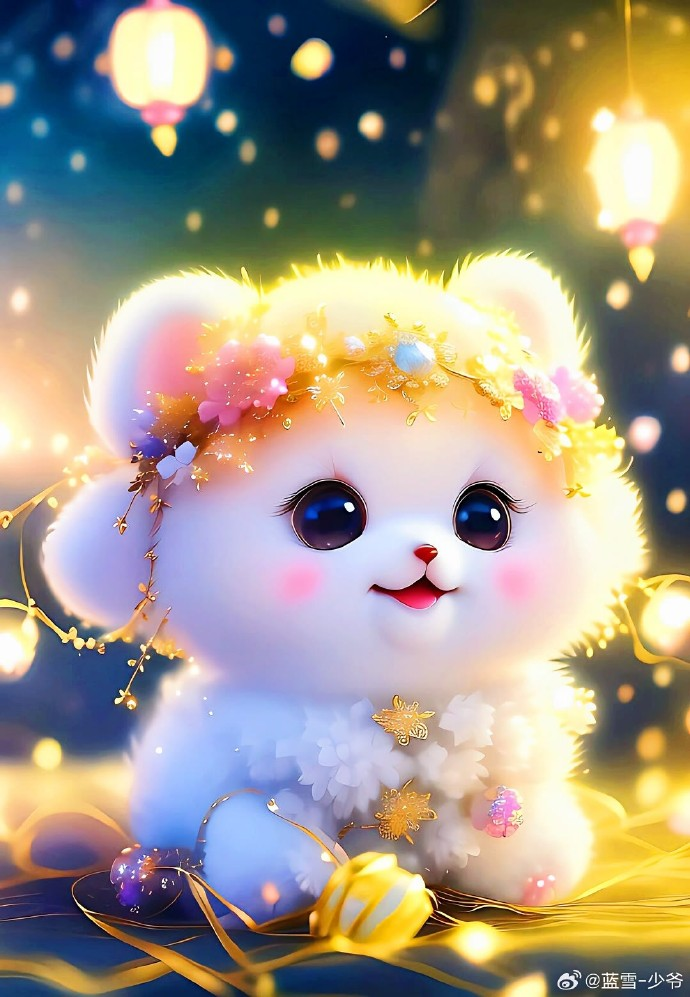
#> input picture opencv/image/images/1.jpg, 690 x 997 px, found by its file name
$ python 4.py
#> lines starting #> are read from the running program, lines starting #| are printed output that depends on the picture
import cv2

img = cv2.imread(r"/opencv/image/images/1.jpg")
#> img is the input picture: shape (997, 690, 3); mean B, G, R 136.2, 150.4, 160.2
if img is not None:
    # BGR转灰度（常用）
    gray = cv2.cvtColor(img, cv2.COLOR_BGR2GRAY)
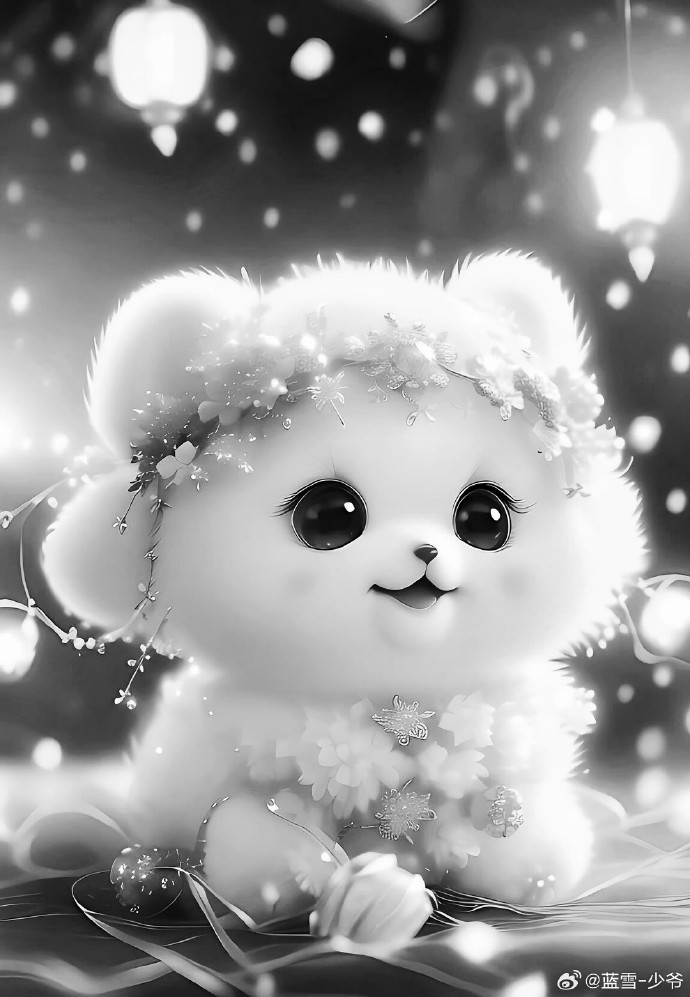
#> gray: shape (997, 690); min 0, max 255, mean 151.7

    # BGR转RGB（用于Matplotlib显示）
    rgb = cv2.cvtColor(img, cv2.COLOR_BGR2RGB)

    # BGR转HSV（适合颜色检测）
    hsv = cv2.cvtColor(img, cv2.COLOR_BGR2HSV)
#> hsv: shape (997, 690, 3); mean H, S, V 67.6, 106.5, 181.2

    # BGR转Lab（光照不变性）
    lab = cv2.cvtColor(img, cv2.COLOR_BGR2LAB)
#> lab: shape (997, 690, 3); mean of channels 0, 1, 2 158.7, 132.5, 136.1

    cv2.imshow("Gray", gray)
    cv2.imshow("RGB", rgb)
    cv2.imshow("HSV", hsv)
    cv2.imshow("Lab", lab)
    cv2.waitKey(0)
    cv2.destroyAllWindows()

$ run again, with opencv/image/images/2.png saved as opencv/image/images/1.jpg
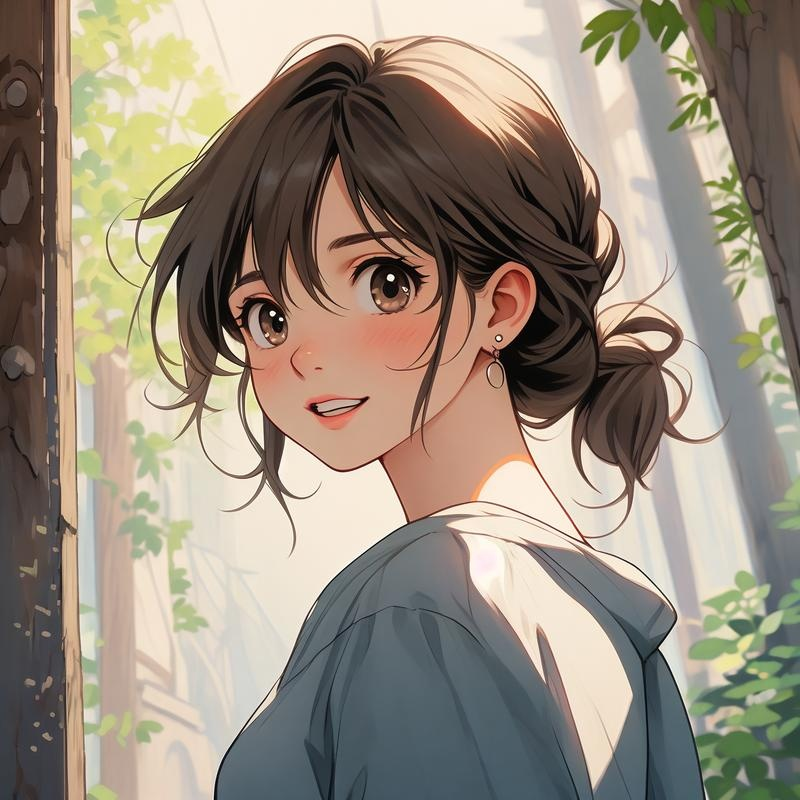
#> input picture opencv/image/images/2.png, 800 x 800 px, found by its file name
#> img is the input picture: shape (800, 800, 3); mean B, G, R 125.9, 141, 152.4
#> `gray = cv2.cvtColor(img, cv2.COLOR_BGR2GRAY)`:
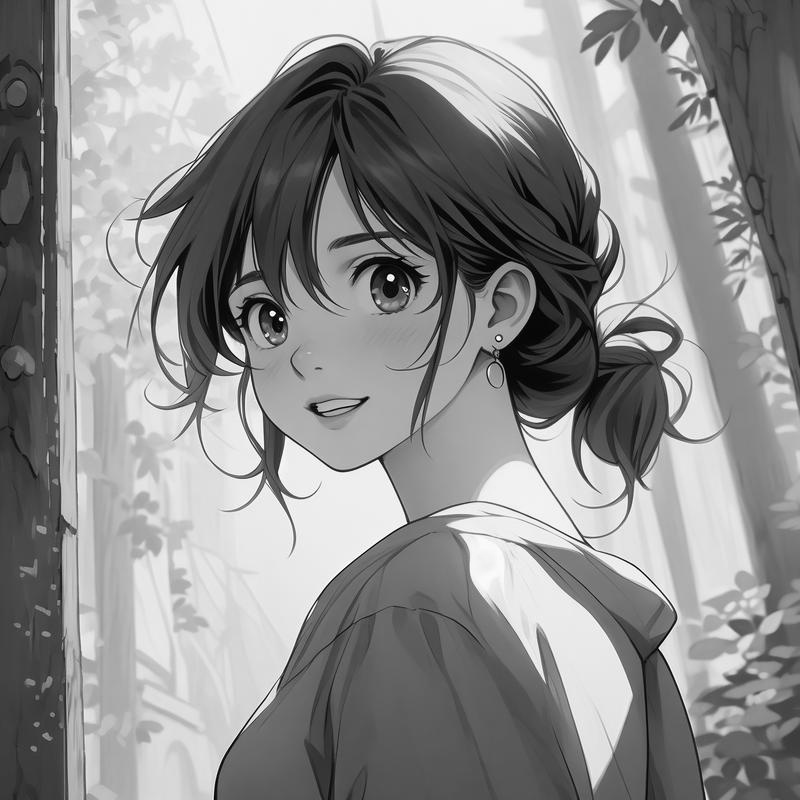
#> gray: shape (800, 800); min 0, max 255, mean 142.7
#> hsv: shape (800, 800, 3); mean H, S, V 33.9, 61.8, 156.4
#> lab: shape (800, 800, 3); mean of channels 0, 1, 2 148.4, 130.2, 137.5
